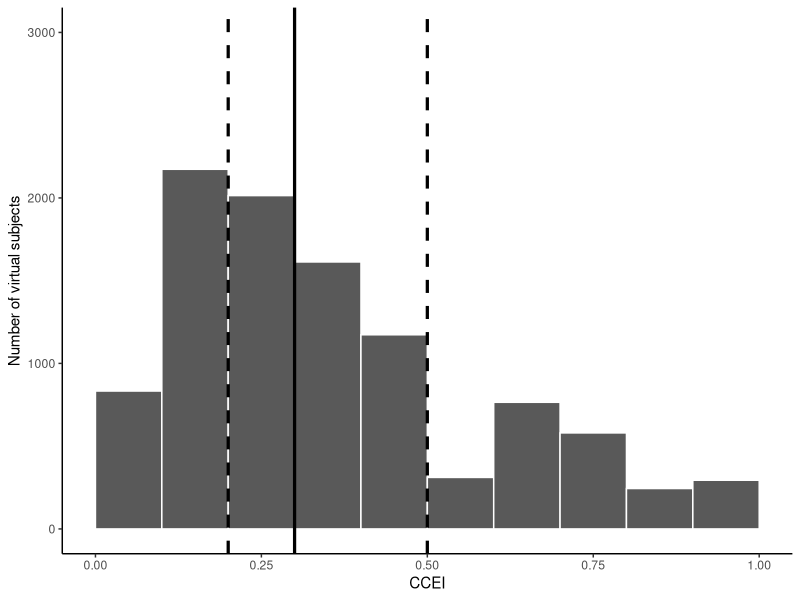
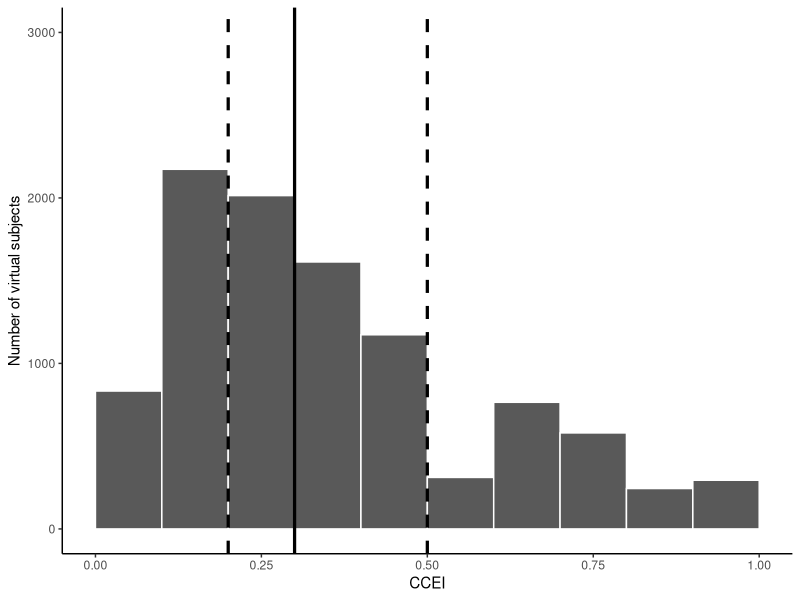

R code for these plots, in order:
library(tidyverse)

#Read data
df <- read.csv("data/bronars_simulation_data.csv")

#Create plot
AI_quantiles <- quantile(df$AI, c(0.25, 0.5, 0.75))

AI_plot <- ggplot(df, mapping = aes(AI)) +
  geom_histogram(breaks=seq(0,1,0.1), color="white") +
  geom_vline(xintercept = AI_quantiles[1], lty=2, size=1.1)+
  geom_vline(xintercept = AI_quantiles[2], lty=1, size=1.1)+
  geom_vline(xintercept = AI_quantiles[3], lty=2, size=1.1)+
  xlim(0,1)+
  ylim(0, 3000)+
  xlab("CCEI")+
  ylab("Number of virtual subjects")+
  theme_classic()

#Print and save plot
AI_plot
ggsave("output/plots/bronars.pdf", 
       plot = AI_plot, device = "pdf",
       scale = 1, width = 21, height = 7.5, units = "cm",
       dpi = 600, limitsize = TRUE)